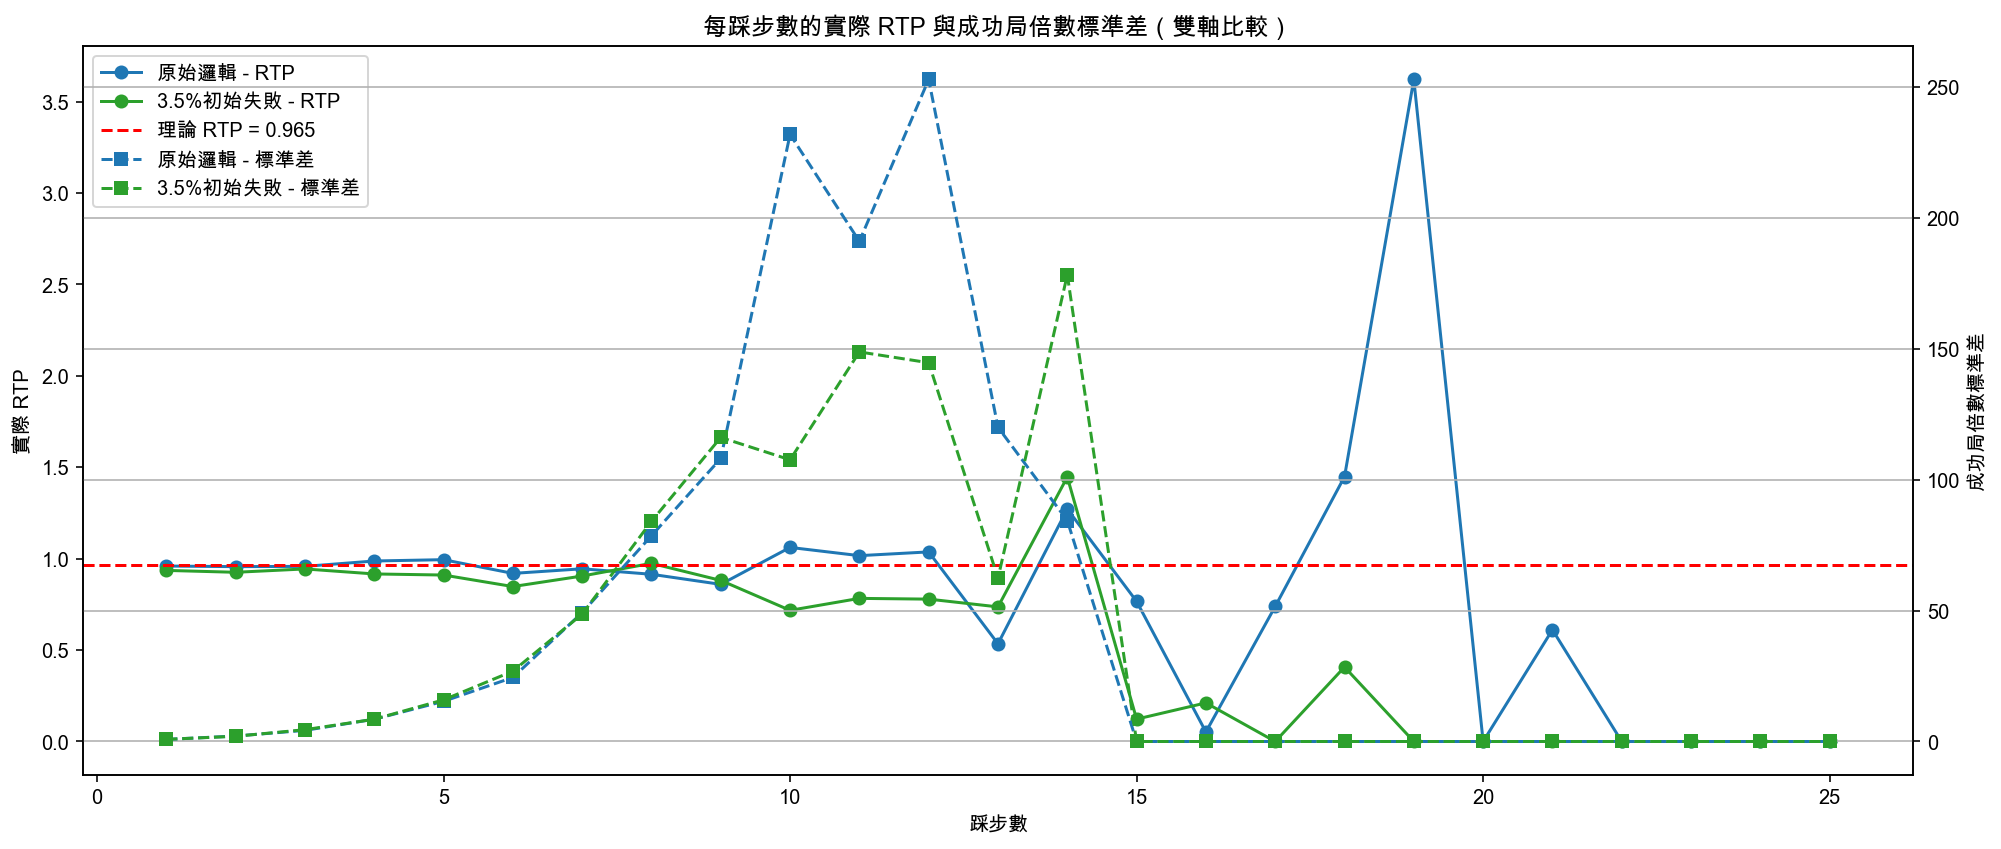

Source code (Python):
import torch
import numpy as np
import pandas as pd
import matplotlib.pyplot as plt

# 設定 matplotlib 字體支援中文
plt.rcParams['font.sans-serif'] = ['Arial Unicode MS']

# === 模擬設定 ===
TARGET_RTP = 0.965
MAX_MULTIPLIER = 1_000_000
BATCH_SIZE = 1000
REPEATS = 20
MIN_STEP = 1
MAX_STEP = 25
device = torch.device("mps" if torch.backends.mps.is_available() else "cpu")

# 倍率池（25 顆）
full_pool_np = np.array([1.25]*9 + [1.5]*6 + [2.0]*4 + [3.0]*3 + [5.0]*3, dtype=np.float32)

# 過關機率計算公式
def compute_probs(sampled_tensor):
    a = (sampled_tensor == 1.25).sum(dim=1)
    b = (sampled_tensor == 1.5).sum(dim=1)
    c = (sampled_tensor == 2.0).sum(dim=1)
    d = (sampled_tensor == 3.0).sum(dim=1)
    e = (sampled_tensor == 5.0).sum(dim=1)
    return TARGET_RTP * (1/1.25)**a * (1/1.5)**b * (1/2.0)**c * (1/3.0)**d * (1/5.0)**e

# 模擬主函數
def simulate_with_logic(logic_name, early_fail_rate=0.0):
    results = []
    for step in range(MIN_STEP, MAX_STEP + 1):
        all_success = 0
        all_reward = 0.0
        mean_list, std_list = [], []

        for _ in range(REPEATS):
            sampled_np = np.array([
                np.random.choice(full_pool_np, size=step, replace=False)
                for _ in range(BATCH_SIZE)
            ], dtype=np.float32)
            sampled = torch.tensor(sampled_np, device=device)
            probs = compute_probs(sampled)

            if early_fail_rate > 0:
                gate = torch.rand(BATCH_SIZE, device=device)
                probs *= (gate > early_fail_rate)

            rand_vals = torch.rand(BATCH_SIZE, device=device)
            is_win = rand_vals <= probs

            multipliers = torch.prod(sampled * is_win[:, None], dim=1)
            multipliers = torch.clamp(multipliers, max=MAX_MULTIPLIER)

            rewards = multipliers[multipliers > 0].cpu().numpy()
            mean_list.append(rewards.mean() if len(rewards) > 0 else 0.0)
            std_list.append(rewards.std() if len(rewards) > 0 else 0.0)

            all_success += is_win.sum().item()
            all_reward += multipliers.sum().item()

        avg_rtp = all_reward / (BATCH_SIZE * REPEATS)
        results.append({
            "踩步數": step,
            "平均倍數": np.mean(mean_list),
            "標準差": np.mean(std_list),
            "實際RTP": avg_rtp,
            "邏輯": logic_name
        })
    return results

# 執行模擬
results_orig = simulate_with_logic("原始邏輯", early_fail_rate=0.0)
results_7 = simulate_with_logic("3.5%初始失敗", early_fail_rate=1 - TARGET_RTP)

# 整合結果與輸出 Excel
df_all = pd.DataFrame(results_orig + results_7)
excel_path = "森林茶會_原始邏輯_vs_3.5%初始失敗_成功局統計比較.xlsx"
df_all.to_excel(excel_path, index=False)
print(f"📄 已儲存：{excel_path}")

# 雙軸圖：RTP（左軸）與標準差（右軸）
fig, ax1 = plt.subplots(figsize=(14, 6))
colors = {'原始邏輯': 'tab:blue', '3.5%初始失敗': 'tab:green'}

# 左軸：RTP
for logic in df_all["邏輯"].unique():
    df_sub = df_all[df_all["邏輯"] == logic]
    ax1.plot(df_sub["踩步數"], df_sub["實際RTP"], marker='o', color=colors[logic], label=f"{logic} - RTP")
ax1.axhline(TARGET_RTP, color='red', linestyle='--', label=f"理論 RTP = {TARGET_RTP}")
ax1.set_xlabel("踩步數")
ax1.set_ylabel("實際 RTP", color='black')
ax1.tick_params(axis='y', labelcolor='black')

# 右軸：標準差
ax2 = ax1.twinx()
for logic in df_all["邏輯"].unique():
    df_sub = df_all[df_all["邏輯"] == logic]
    ax2.plot(df_sub["踩步數"], df_sub["標準差"], marker='s', linestyle='--', color=colors[logic], label=f"{logic} - 標準差")
ax2.set_ylabel("成功局倍數標準差", color='black')
ax2.tick_params(axis='y', labelcolor='black')

# 圖例整合
lines_1, labels_1 = ax1.get_legend_handles_labels()
lines_2, labels_2 = ax2.get_legend_handles_labels()
ax1.legend(lines_1 + lines_2, labels_1 + labels_2, loc="upper left")

plt.title("每踩步數的實際 RTP 與成功局倍數標準差（雙軸比較）")
plt.grid(True)
plt.tight_layout()
plt.show()
